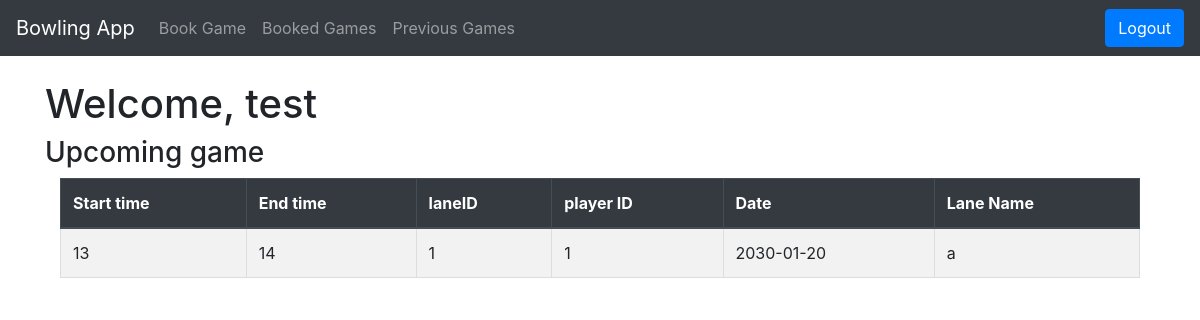
Page /logged_in (signed in) on the earlier database version.
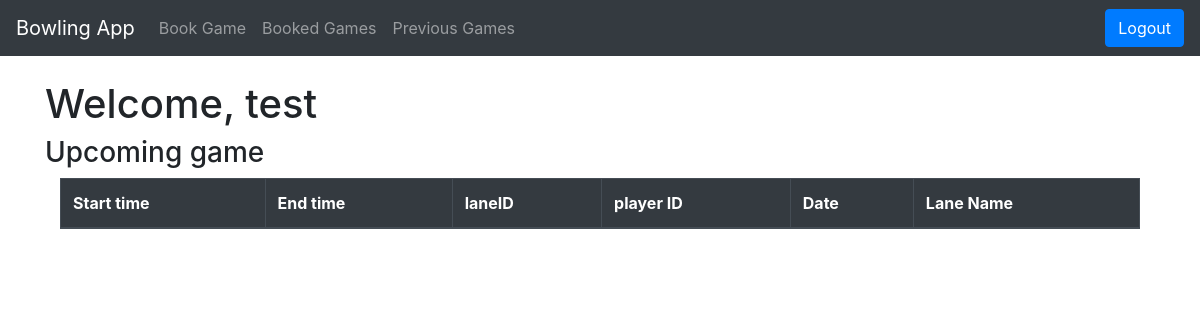
Same page on the later database version.
### tables this page shows
CREATE TABLE Bookings (bookingId INTEGER PRIMARY KEY AUTOINCREMENT, startTime time, endTime time, laneID INTEGER REFERENCES BowlingLanes (laneID), playerID INTEGER REFERENCES Players (playerID), date date);

CREATE TABLE BowlingLanes (laneID INTEGER PRIMARY KEY, laneName varchar);

### app.py (the view)
@app.route("/logged_in")
def show_logged_in():
    return render_template("logged_in.html", player=session["Fname"], next_game=get_next_game(session["player_id"]))

### app.py (called while the page is built)
def get_next_game(playerID):
    return query_db("SELECT * FROM bookings INNER JOIN bowlingLanes ON bookings.laneID = bowlingLanes.laneID WHERE playerID = ? AND date >= DATE('now') ORDER BY date, startTime LIMIT 1", [playerID])

### test.py (called while the page is built)
def get_db():
    db = getattr(g, '_database', None)
    if db is None:
        db = g._database = sqlite3.connect(DATABASE)
        db.row_factory = sqlite3.Row
    return db

def query_db(query, args=(), one=False, commit=False):
    try:
        if commit:
            db = get_db()
            cur = db.execute(query, args)
            db.commit()
            cur.close()
            return None
        else:
            cur = get_db().execute(query, args)
            rv = cur.fetchall()
            cur.close()
            return (rv[0] if rv else None) if one else rv
    except sqlite3.Error as e:
        print("SQLite error:", e)
        return e

### template/logged_in.html (shortened to what this page needs)
<!DOCTYPE html>
<html lang="en">
<head>
</head>
<body>
    <link rel="stylesheet" href="https://stackpath.bootstrapcdn.com/bootstrap/4.5.2/css/bootstrap.min.css">
</head>
<body>
    <nav class="navbar navbar-expand-lg navbar-dark bg-dark">
        <a class="navbar-brand" href="#">Bowling App</a>
        <div class="collapse navbar-collapse" id="navbarNav">
            <ul class="navbar-nav">
                <li class="nav-item">
                    <a class="nav-link" href="/book_game">Book Game</a>
                </li>
                <li class="nav-item">
                    <a class="nav-link" href="/booked_games">Booked Games</a>
                </li>
                <li class="nav-item">
                    <a class="nav-link" href="/previous_games">Previous Games</a>
                </li>
            </ul>
        </div>
        <form action="/logout" method="POST" class="ml-auto">
            <button type="submit" class="btn btn-primary">Logout</button>
        </form>
    </nav>
    <div class="container mt-4">
        <h1>Welcome, {{ player }}</h1>
        <h3>Upcoming game</h3>
        <div class="container">
            <table class="table table-striped">
                <thead class="thead-dark">
                <tr>
                    <th>Start time</th>
                    <th>End time</th>
                    <th>laneID</th>
                    <th>player ID</th>
                    <th>Date</th>
                    <th>Lane Name</th>
                </tr>
            </thead>
            <tbody>
                {% for booking in next_game %}
                <tr>
                    <td>{{ booking['startTime'] }}</td>
                    <td>{{ booking['endTime'] }}</td>
                    <td>{{ booking['laneID'] }}</td>
                    <td>{{ booking['playerID'] }}</td>
                    <td>{{ booking['date'] }}</td>
                    <td>{{ booking['laneName'] }}</td>
                </tr>
                {% endfor %}
            </tbody>
        </table>
    </div>
</div>
</body>
</html>

Differences in the rows shown:
removed Bookings: startTime "13", endTime "14", laneID "1", playerID "1", date "2030-01-20", laneName "a"
